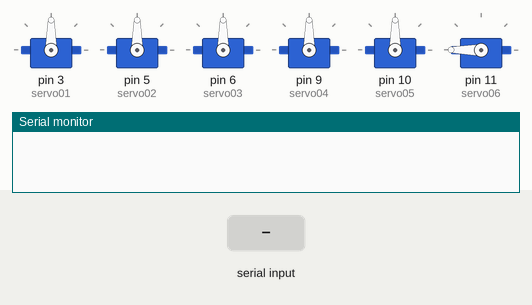
Recording of a sketch running on a simulated Arduino Uno, built with avr-gcc and run on an emulated ATmega328P. On the bench: 6 × servo, the last lines printed to the serial monitor. Inputs (shaded band) come from the test bench.

Above: at 1.2 s.
1.3 s: "z,45\n" received over Serial
At 3.5 s:
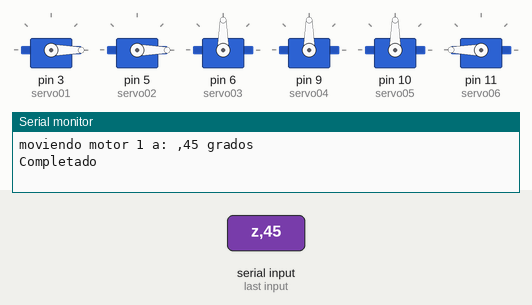
4.3 s: "x90\n" received over Serial
At 6.7 s:
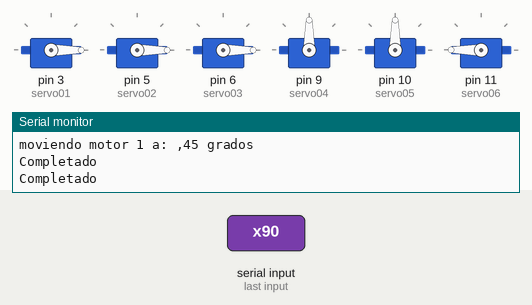
7.3 s: "z90\n" received over Serial
At 10.0 s:
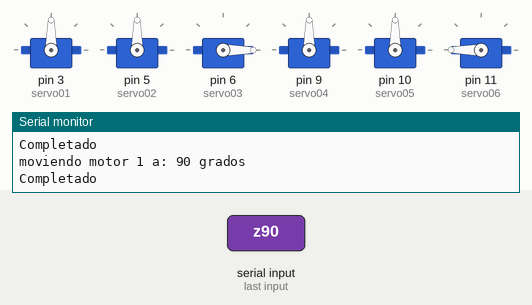
10.3 s: "y90\n" received over Serial
At 12.7 s:
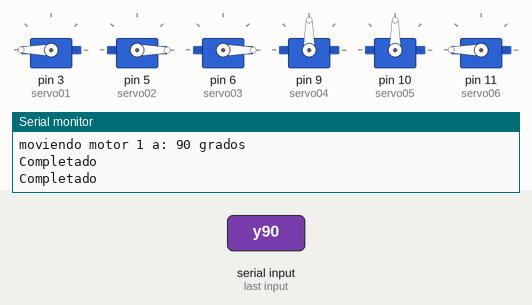
13.3 s: "z\n" received over Serial
At 13.45 s:
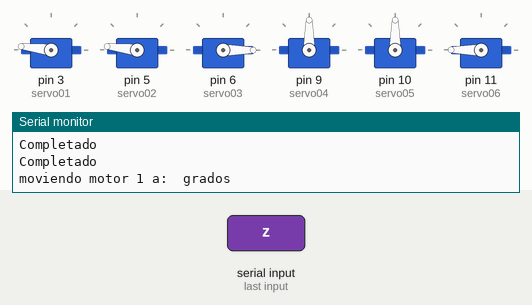
16.3 s: "y90\n" received over Serial
Timing chart, 0 to 20.3 s (numbered marks = the images above; inputs shaded):
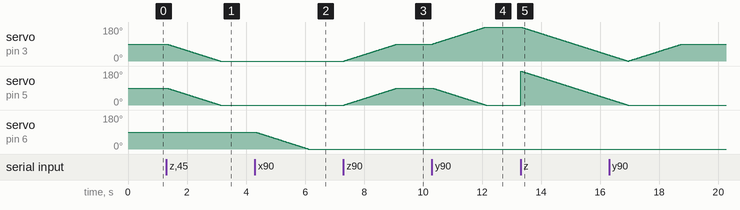

The sketch:

Servos.ino
```cpp
/*
% #Control para un robot de 5 grados de libertad, tarea pick and place
% #Trabajo practico final
% #Materia: Robotica 1
% #Institucion: Facultad de Ingenieria UNA
% #Datos del Autor.
% #->Nombres: Julio Fabian
% #->Apellidos: Avalos Peralta
% #->C.I: 3877117
% #->Correo: javalos@fiuna.edu.py
% #Año: 2021
 */

#include <SoftwareSerial.h>
#include <Servo.h>
#define DEBUG(a) Serial.println(a)
Servo servo01;
Servo servo02;
Servo servo03;
Servo servo04;
Servo servo05;
Servo servo06;

//ROBOT
int servo1Pos, servo2Pos, servo3Pos, servo4Pos, servo5Pos, servo6Pos; // posicion actual
int servo1PPos, servo2PPos, servo3PPos, servo4PPos, servo5PPos, servo6PPos; // posicion anterior
String dataIn = "";

void setup() {
  Serial.begin(9600);

  //ROBOT
  servo01.attach(3);
  servo02.attach(5);
  servo03.attach(6);
  servo04.attach(9);
  servo05.attach(10);
  servo06.attach(11);
  delay(20);
  // Posicion inicial del robot
  servo1PPos = 90;
  servo01.write(servo1PPos);
  servo2PPos = 90;
  servo02.write(servo2PPos);
  servo3PPos = 90;
  servo03.write(servo3PPos);
  servo4PPos = 90;
  servo04.write(servo4PPos);
  servo5PPos = 90;
  servo05.write(servo5PPos);
  servo6PPos = 180;
  servo06.write(servo6PPos);
}
void loop() {

  //PARTE MOVER ROBOT
   if (Serial.available())
   {
      String dataIn = Serial.readStringUntil('\n');

    // Mover la primera acticulacion un angulo determinado recibido por serial
    if (dataIn.startsWith("z")) {
      String dataInS = dataIn.substring(1, dataIn.length());
      servo1Pos = dataInS.toInt();
      servo2Pos = dataInS.toInt();
      Serial.println("moviendo motor 1 a: " + dataInS + " grados");

      //Dependiendo del angulo anterior, si es mayor al angulo solicitado, el movimiento es decreciente, si es menor
      //el angulo aumenta hasta alcanzar el solicitado
      if (servo1PPos > servo1Pos) {
        for ( int j = servo1PPos; j >= servo1Pos; j--) {   // Run servo down
          servo01.write(j);
          servo02.write(j);
          delay(20);
        }
      }

      if (servo1PPos < servo1Pos) {
        for ( int j = servo1PPos; j <= servo1Pos; j++) {   // Run servo up
          servo01.write(j);
          servo02.write(j);
          delay(20);
        }
      }
      servo1PPos = servo1Pos;   // se actualiza la posicion anterior a partir de la posicion actual para hacer de vuelta la comparacion
      servo2PPos = servo2Pos;   // se actualiza la posicion anterior a partir de la posicion actual para hacer de vuelta la comparacion
      Serial.println("Completado");  // Al terminar el movimiento, se envia por serial la instruccion de completado
    }

    // Mover en X para centrar la mirada en un rostro
    if (dataIn.startsWith("x")) {
      String dataInS = dataIn.substring(1, dataIn.length());
      if (dataInS.startsWith("-")){
        String dataInSS = dataInS.substring(1, dataInS.length());
        servo3Pos = servo3PPos + dataInSS.toInt();
        //Serial.println("moviendo motor 2 a: " + dataInS + " grados");
        if (servo3PPos > servo3Pos) {
          for ( int j = servo3PPos; j >= servo3Pos; j--) {
            servo03.write(j);
            delay(20);
          }
        }
        if (servo3PPos < servo3Pos) {
          for ( int j = servo3PPos; j <= servo3Pos; j++) {
            servo03.write(j);
            delay(20);
          }
        }
        servo3PPos = servo3Pos;
        Serial.println("Completado");
        }
      else{
        servo3Pos = servo3PPos - dataInS.toInt();
        //Serial.println("moviendo motor 2 a: " + dataInS + " grados");
        if (servo3PPos > servo3Pos) {
          for ( int j = servo3PPos; j >= servo3Pos; j--) {
            servo03.write(j);
            delay(20);
          }
        }
        if (servo3PPos < servo3Pos) {
          for ( int j = servo3PPos; j <= servo3Pos; j++) {
            servo03.write(j);
            delay(20);
          }
        }
        servo3PPos = servo3Pos;
        Serial.println("Completado");
      }
    }

    // Mover en Y para centrar la mirada en un rostro
    if (dataIn.startsWith("y")) {
      String dataInS = dataIn.substring(1, dataIn.length());
      if (dataInS.startsWith("-")){
        String dataInSS = dataInS.substring(1, dataInS.length());
        servo1Pos = servo1PPos - dataInSS.toInt();
        servo2Pos = servo2PPos + dataInSS.toInt();
        //Serial.println("moviendo motor 2 a: " + dataInS + " grados");
        if (servo1PPos > servo1Pos) {
          for ( int j = servo1PPos; j >= servo1Pos; j--) {
            servo01.write(j);
            servo02.write(2*servo1PPos-j);
            delay(20);
          }
        }
        if (servo1PPos < servo1Pos) {
          for ( int j = servo1PPos; j <= servo1Pos; j++) {
            servo01.write(j);
            servo02.write(2*servo1PPos-j);
            delay(20);
          }
        }
        servo1PPos = servo1Pos;   // se actualiza la posicion anterior a partir de la posicion actual para hacer de vuelta la comparacion
        servo2PPos = servo2Pos;   // se actualiza la posicion anterior a partir de la posicion actual para hacer de vuelta la comparacion
        Serial.println("Completado");  // Al terminar el movimiento, se envia por serial la instruccion de completado
        }
      else{
        servo1Pos = servo1PPos + dataInS.toInt();
        servo2Pos = servo2PPos - dataInS.toInt();
        //Serial.println("moviendo motor 2 a: " + dataInS + " grados");
        if (servo1PPos > servo1Pos) {
          for ( int j = servo1PPos; j >= servo1Pos; j--) {
            servo01.write(j);
            servo02.write(2*servo1PPos-j);
            delay(20);
          }
        }
        if (servo1PPos < servo1Pos) {
          for ( int j = servo1PPos; j <= servo1Pos; j++) {
            servo01.write(j);
            servo02.write(2*servo1PPos-j);
            delay(20);
          }
        }
        servo1PPos = servo1Pos;   // se actualiza la posicion anterior a partir de la posicion actual para hacer de vuelta la comparacion
        servo2PPos = servo2Pos;   // se actualiza la posicion anterior a partir de la posicion actual para hacer de vuelta la comparacion
        Serial.println("Completado");  // Al terminar el movimiento, se envia por serial la instruccion de completado
      }
    }
    /*
    // Mover la tercera acticulacion un angulo determinado recibido por serial
    if (dataIn.startsWith("s3")) {
      String dataInS = dataIn.substring(2, dataIn.length());
      servo3Pos = dataInS.toInt();
       Serial.println("moviendo motor 3 a: " + dataInS + " grados");
      if (servo3PPos > servo3Pos) {
        for ( int j = servo3PPos; j >= servo3Pos; j--) {
          servo03.write(j);
          delay(30);
        }
      }
      if (servo3PPos < servo3Pos) {
        for ( int j = servo3PPos; j <= servo3Pos; j++) {
          servo03.write(j);
          delay(30);
        }
      }
      servo3PPos = servo3Pos;
      Serial.println("Completado");
    }

    // Mover la cuarta acticulacion un angulo determinado recibido por serial
    if (dataIn.startsWith("s4")) {
      String dataInS = dataIn.substring(2, dataIn.length());
      servo4Pos = dataInS.toInt();
       Serial.println("moviendo motor 4 a: " + dataInS + " grados");
      if (servo4PPos > servo4Pos) {
        for ( int j = servo4PPos; j >= servo4Pos; j--) {
          servo04.write(j);
          delay(10);
        }
      }
      if (servo4PPos < servo4Pos) {
        for ( int j = servo4PPos; j <= servo4Pos; j++) {
          servo04.write(j);
          delay(10);
        }
      }
      servo4PPos = servo4Pos;
      Serial.println("Completado");
    }

    // Mover la quinta acticulacion un angulo determinado recibido por serial
    if (dataIn.startsWith("s5")) {
      String dataInS = dataIn.substring(2, dataIn.length());
      servo5Pos = dataInS.toInt();
       Serial.println("moviendo motor 5 a: " + dataInS + " grados");
      if (servo5PPos > servo5Pos) {
        for ( int j = servo5PPos; j >= servo5Pos; j--) {
          servo05.write(j);
          delay(20);
        }
      }
      if (servo5PPos < servo5Pos) {
        for ( int j = servo5PPos; j <= servo5Pos; j++) {
          servo05.write(j);
          delay(20);
        }
      }
      servo5PPos = servo5Pos;
      Serial.println("Completado");
    }

    // Habilitar/deshabilitar ventosa
    //180 suelta, 0 agarra
    if (dataIn.startsWith("pick")){
      servo06.write(0);
      delay(15);
      Serial.println("Completado");
    }

    if (dataIn.startsWith("place")){
      servo06.write(180);
      delay(15);
      Serial.println("Completado");
    }*/
   }
}
```

Measured:
- after the input at 1.3 s, servo on pin 3 (servo01), servo on pin 5 (servo02): moves from 90° to 0° over 1.8 s, starting at once
- after the input at 4.3 s, servo on pin 6 (servo03): moves from 90° to 0° over 1.8 s, starting at once
- after the input at 7.3 s, servo on pin 3 (servo01), servo on pin 5 (servo02): moves from 0° to 90° over 1.8 s, starting at once
- after the input at 10.3 s, servo on pin 3 (servo01): moves from 90° to 180° over 1.8 s, starting at once; servo on pin 5 (servo02): moves from 90° to 0° over 1.8 s, starting at once
- after the input at 13.3 s, servo on pin 3 (servo01): moves from 180° to 32° over 3.0 s, starting at once
